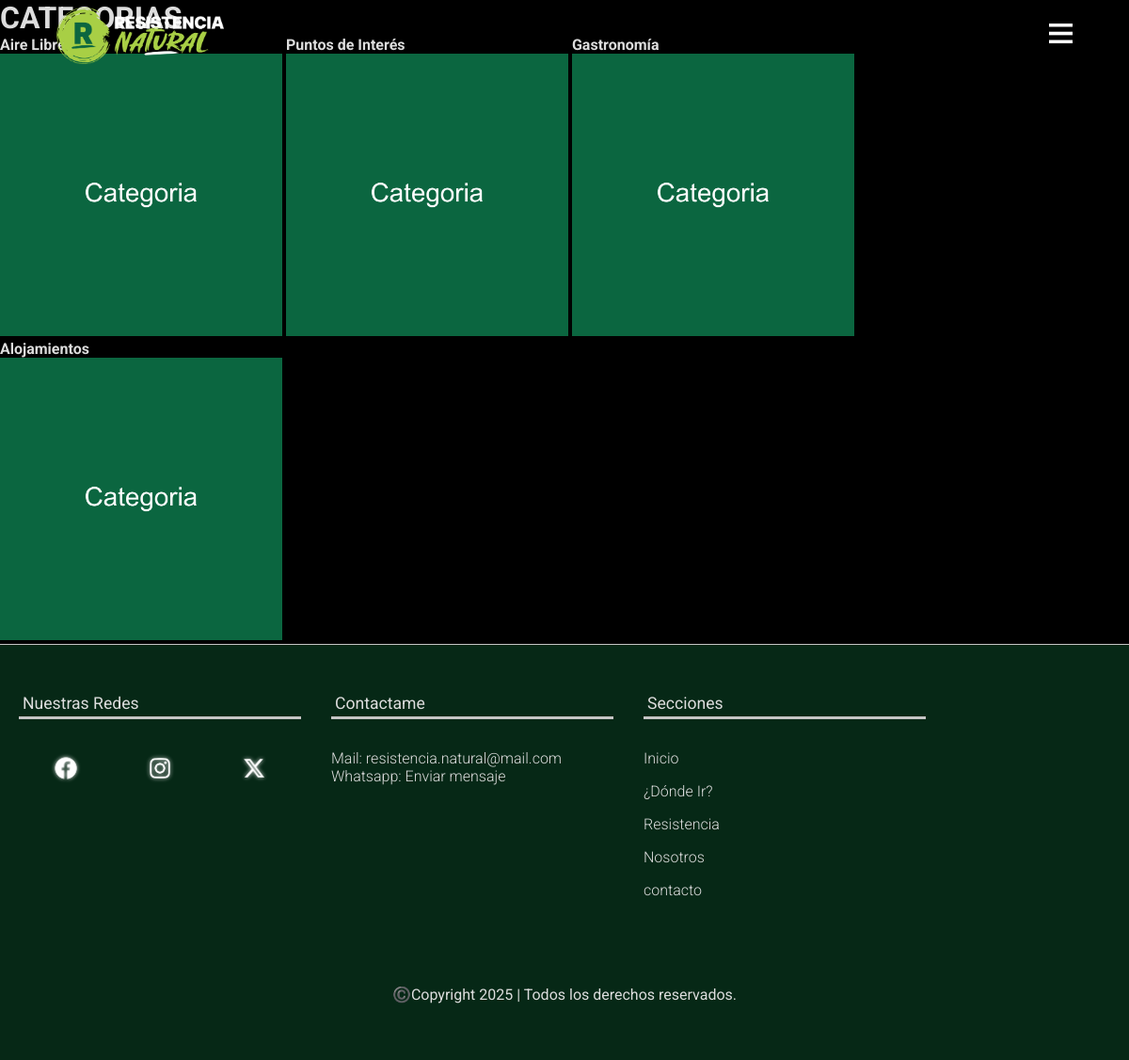
Screenshot of /donde_ir/categorias/ (signed in) with the database file from the repository.
### apps/articulos_ir/models.py (models this page shows, shortened)
class CategoriaIr(models.Model):
	titulo = models.CharField(max_length = 60)
	imagen = models.ImageField(upload_to = 'categorias_ir', null = True)

### apps/articulos_ir/views.py (the view)
# urls.py: path('categorias/', views.Listar_Categorias_Ir_Funcion, name = 'path_listar_categorias_ir'),
@login_required
@staff_member_required
def Listar_Categorias_Ir_Funcion(request):
	categorias_ir = CategoriaIr.objects.all()
	context = {}
	context['categorias_ir'] = categorias_ir
	return render(request,'articulos_ir/categorias_ir.html', context)

### templates/articulos_ir/categorias_ir.html
{% extends 'base.html' %}
{% block contenido %}
	<div>
		<div>
		<h1>CATEGORIAS</h1>
		</div>
		{% for c in categorias_ir %}
			<div style="display: inline-block;">
				<h4>{{c.titulo}}</h4>
				<a href="{% url 'articulos_ir:path_filtrados_categoria_ir' c.pk %}">
					<img src="{{c.imagen.url}}" width="300">
				</a>
			</div>
		{% endfor %}
	</div>
{% endblock contenido %}

### templates/base.html (shortened to what this page needs)
{% load static %}
<!DOCTYPE html>
<html lang="es">
<head>
    <link rel="stylesheet" type="text/css" href="{% static 'css/style-general.css' %}">
    <link rel="stylesheet" type="text/css" href="{% static 'css/style-menu.css' %}">
    <link rel="stylesheet" type="text/css" href="{% static 'css/style-carrusel.css' %}">
    <link rel="stylesheet" type="text/css" href="{% static 'css/style-galeria.css' %}">
    <link rel="stylesheet" type="text/css" href="{% static 'css/lightbox.css' %}">
    <link rel="stylesheet" type="text/css" href="{% static 'css/style-login.css' %}">
    <link rel="stylesheet" type="text/css" href="{% static 'css/style-nosotros.css' %}">
    <link rel="stylesheet" type="text/css" href="{% static 'css/style-resistencia.css' %}">
    <link rel="stylesheet" type="text/css" href="{% static 'css/style-contacto.css' %}">
    <link rel="stylesheet" type="text/css" href="{% static 'css/detalle.css' %}">
    <link rel="stylesheet" type="text/css" href="{% static 'css/style.css' %}" />
    <link href='https://unpkg.com/boxicons@2.1.4/css/boxicons.min.css' rel='stylesheet'>
</head>
<body>
    <header class="encabezado" id="Header">
        <img src="{% static 'img/logos/logo-resistencia-natural.png' %}" class="logo" alt="">
        <label for="menu">
            <img src="{% static 'img/menu.png' %}" class="menu-icono" alt="">
        </label>
    </header>
    {% block contenido %}
    {% endblock contenido %}
    <footer class="pie_de_pagina" role="contentinfo">
        <div class="pie_de_pagina__columna">
            <h4 class="pie_de_pagina__titulo_columna">Nuestras Redes</h4>
            <ul class="enlaces enlaces_redes">
                <li class="enlaces__item">
                    <a class="enlaces__enlace enlaces__enlace_footer" href="https://www.facebook.com"
                        target="_blank"><img class="enlaces__icono" src="{% static 'img/logos/facebook-logo.png' %}"
                            alt="logo de github" title="github" /></a>
                </li>
                <li class="enlaces__item">
                    <a class="enlaces__enlace enlaces__enlace_footer" href="https://www.instagram.com" target="_blank">
                        <img class="enlaces__icono" src="{% static 'img/logos/ig-logo.png' %}" alt="logo de instagram"
                            title="instagram" />
                    </a>
                </li>
                <li class="enlaces__item">
                    <a class="enlaces__enlace enlaces__enlace_footer" href="https://twitter.com" target="_blank"><img
                            class="enlaces__icono" src="{% static 'img/logos/x-logo.png' %}" alt="logo de X"
                            title="X" /></a>
                </li>
            </ul>
        </div>
        <div class="pie_de_pagina__columna">
            <h4 class="pie_de_pagina__titulo_columna">Contactame</h4>
            <ul class="enlaces enlaces_vertical">
                <li class="enlaces__item">
                    <a class="enlaces__enlace enlaces__enlace_footer" href="mailto:mail@mail.com" target="_blank">Mail:
                        resistencia.natural@mail.com</a>
                    <a class="enlaces__enlace enlaces__enlace_footer" href="https://wa.me/5493624613155?text=Hola%20quiero%20más%20información%20sobre%20Resistencia%20Natural" target="_blank">
                        Whatsapp: Enviar mensaje</a>
                </li>
            </ul>
        </div>
        <div class="pie_de_pagina__columna" role="navigation">
            <h4 class="pie_de_pagina__titulo_columna">Secciones</h4>
            <ul class="enlaces enlaces_vertical">
                <li class="enlaces__item">
                    <a class="enlaces__enlace enlaces__enlace_footer" href="{% url 'path_home' %}">Inicio</a>
                </li>
                <li class="enlaces__item">
                    <a class="enlaces__enlace enlaces__enlace_footer" href="{% url 'articulos_ir:path_listar_articulos_ir' %}">¿Dónde Ir?</a>
                </li>
                <li class="enlaces__item">
                    <a class="enlaces__enlace enlaces__enlace_footer" href="{% url 'path_resistencia' %}">Resistencia</a>
                </li>
                <li class="enlaces__item">
                    <a class="enlaces__enlace enlaces__enlace_footer" href="{% url 'path_nosotros' %}">Nosotros</a>
                </li>
                <li class="enlaces__item">
                    <a class="enlaces__enlace enlaces__enlace_footer" href="{% url 'path_contacto' %}">contacto</a>
                </li>
            </ul>
        </div>
        <div class="pie_de_pagina__copyright">
            <p>©️Copyright 2025 | Todos los derechos reservados.</p>
        </div>
    </footer>
</body>
</html>

### static/css/style-general.css (style rules this page uses)
:root { --texto-primario: #dddddd; --texto-secundario: #c5c5c5; --fondo-primario: #000000; --fondo-primario-transparente: #0f092180; --fondo-secundario: #0a0c13; --color-primario: #0b6640; --color-primario-apagado: #04311e; --color-secundario: #059c5d; --color-terciario: #a8cf45; --presentacion-titulo-tamanio: 4rem; --presentacion-titulo-tamanio-grande: 3.4rem; --presentacion-descripcion-tamanio: 2.1rem; --titulo-tamanio: 3rem; --sub-titulo-tamanio: 2rem; --texto-tamanio: 1.1rem; --enlaces-tamanio: 1.2rem; --texto-peso-grueso: 700; --texto-peso-regular: 400; --texto-peso-fino: 300; }

### static/css/style-menu.css (style rules this page uses)
* { list-style: none; box-sizing: border-box; }
body { width: 100%; height: 100vh; position: relative; background-position: center center; background-repeat: no-repeat; block-size: cover; }
.encabezado { width: 100%; position: fixed; top: 0; left: 0; display: flex; justify-content: space-between; align-items: center; padding: 0 5%; height: 75px; z-index: 100; }
.logo { height: 60px; }
.menu-icono { width: 25px; }
label { cursor: pointer; display: none; }
@media (max-width:1200px) { label { display: initial; } }

### static/css/style-carrusel.css (style rules this page uses)
* { padding: 0; margin: 0; box-sizing: border-box; }

### static/css/style-galeria.css (style rules this page uses)
* { margin: 0; padding: 0; box-sizing: border-box; }

### static/css/style.css (style rules this page uses)
* { box-sizing: border-box; padding: 0; margin: 0; color: var(--texto-primario); scroll-behavior: smooth; font-family: "Roboto", sans-serif; font-style: normal; }
html { background-color: var(--fondo-primario); }
body { min-height: 100%; position: relative; }
.pie_de_pagina { width: 100%; display: flex; padding: 20px; padding-top: 3rem; justify-content: space-evenly; align-items: flex-start; flex-wrap: wrap; gap: 2rem; background-color: #062816; border-top: 1px solid var(--texto-secundario); }
.pie_de_pagina__columna { flex-basis: 300px; min-height: 100px; display: flex; flex-direction: column; justify-content: flex-start; align-items: flex-start; gap: 2rem; }
.pie_de_pagina__copyright { width: 100%; padding: 40px; margin: 20px 0 0 0; flex-basis: 100%; display: flex; justify-content: center; align-items: center; }
.pie_de_pagina__titulo_columna { width: 100%; font-size: var(--texto-tamanio); font-weight: var(--texto-peso-regular); padding: 4px; border-bottom: 3px solid var(--texto-secundario); }
.enlaces { width: 30%; display: flex; justify-content: space-around; align-items: center; }
.enlaces_redes { width: 100%; }
.enlaces_vertical { width: 100%; flex-direction: column; gap: 1rem; align-items: flex-start; }
.enlaces__item { list-style: none; }
.enlaces__enlace { font-size: var(--enlaces-tamanio); font-weight: var(--texto-peso-grueso); color: var(--texto-primario); text-decoration: none; transition: color 0.3s ease; }
.enlaces__enlace_footer { font-size: var(--enlaces-tamanio-pequenio); font-weight: var(--texto-peso-fino); }
.enlaces__icono { width: 40px; aspect-ratio: 1; filter: drop-shadow(0px 0px 2px var(--texto-primario)); }
@media (max-width: 1200px) { .pie_de_pagina { height: max-content; justify-content: flex-start; } }

### rows the page displays
CategoriaIr: titulo "Aire Libre", imagen (picture)
CategoriaIr: titulo "Puntos de Interés", imagen (picture)
CategoriaIr: titulo "Gastronomía", imagen (picture)
CategoriaIr: titulo "Alojamientos", imagen (picture)
